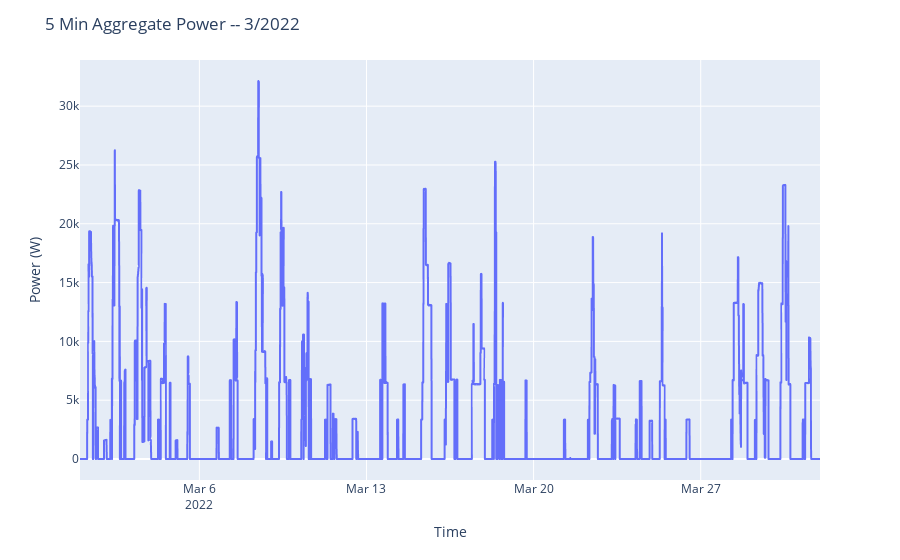

Notebook source saved alongside this figure:
### Code cell
plot_monthly_power(3 , 2022)

### Figure 1 — Plotly figure (JSON) as saved in the notebook; plotly's stock layout.template omitted (floating-point values rounded to 4 significant figures; data arrays with more than 128 entries replaced by an {"elided": "..."} marker saying what was removed)
{"data": [{"hovertemplate": "time=%{x}<br>power_5m=%{y}<extra></extra>", "legendgroup": "", "line": {"color": "#636efa", "dash": "solid"}, "marker": {"symbol": "circle"}, "mode": "lines", "name": "", "showlegend": false, "type": "scattergl", "x": {"elided": "8928 str values"}, "xaxis": "x", "y": {"elided": "8928 int values"}, "yaxis": "y"}], "layout": {"autosize": true, "legend": {"tracegroupgap": 0}, "margin": {"t": 60}, "title": {"text": "5 Min Aggregate Power -- 3/2022"}, "xaxis": {"anchor": "y", "autorange": true, "domain": [0, 1], "range": ["2022-03-01", "2022-03-31 23:55"], "title": {"text": "Time"}, "type": "date"}, "yaxis": {"anchor": "x", "autorange": true, "domain": [0, 1], "range": [-1786.0, 33930.0], "title": {"text": "Power (W)"}, "type": "linear"}}}
